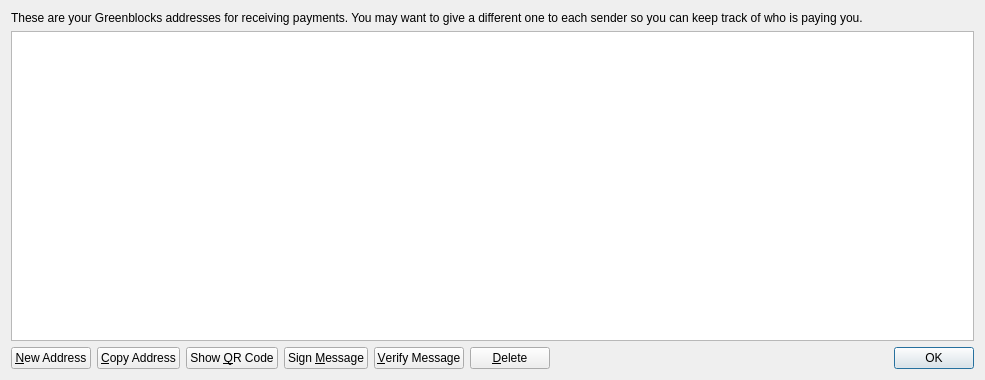
<?xml version="1.0" encoding="UTF-8"?>
<ui version="4.0">
 <class>AddressBookPage</class>
 <widget class="QWidget" name="AddressBookPage">
  <property name="geometry">
   <rect>
    <x>0</x>
    <y>0</y>
    <width>985</width>
    <height>380</height>
   </rect>
  </property>
  <property name="windowTitle">
   <string>Address Book</string>
  </property>
  <layout class="QVBoxLayout" name="verticalLayout">
   <item>
    <widget class="QLabel" name="labelExplanation">
     <property name="text">
      <string>These are your Greenblocks addresses for receiving payments. You may want to give a different one to each sender so you can keep track of who is paying you.</string>
     </property>
     <property name="textFormat">
      <enum>Qt::PlainText</enum>
     </property>
     <property name="wordWrap">
      <bool>true</bool>
     </property>
    </widget>
   </item>
   <item>
    <widget class="QTableView" name="tableView">
     <property name="contextMenuPolicy">
      <enum>Qt::CustomContextMenu</enum>
     </property>
     <property name="toolTip">
      <string>Double-click to edit address or label</string>
     </property>
     <property name="tabKeyNavigation">
      <bool>false</bool>
     </property>
     <property name="alternatingRowColors">
      <bool>true</bool>
     </property>
     <property name="selectionMode">
      <enum>QAbstractItemView::SingleSelection</enum>
     </property>
     <property name="selectionBehavior">
      <enum>QAbstractItemView::SelectRows</enum>
     </property>
     <property name="sortingEnabled">
      <bool>true</bool>
     </property>
     <attribute name="verticalHeaderVisible">
      <bool>false</bool>
     </attribute>
    </widget>
   </item>
   <item>
    <layout class="QHBoxLayout" name="horizontalLayout">
     <item>
      <widget class="QPushButton" name="newAddressButton">
       <property name="toolTip">
        <string>Create a new address</string>
       </property>
       <property name="text">
        <string>&amp;New Address</string>
       </property>
       <property name="icon">
        <iconset resource="../bitcoin.qrc">
         <normaloff>:/icons/add</normaloff>:/icons/add</iconset>
       </property>
      </widget>
     </item>
     <item>
      <widget class="QPushButton" name="copyToClipboard">
       <property name="toolTip">
        <string>Copy the currently selected address to the system clipboard</string>
       </property>
       <property name="text">
        <string>&amp;Copy Address</string>
       </property>
       <property name="icon">
        <iconset resource="../bitcoin.qrc">
         <normaloff>:/icons/editcopy</normaloff>:/icons/editcopy</iconset>
       </property>
      </widget>
     </item>
     <item>
      <widget class="QPushButton" name="showQRCode">
       <property name="text">
        <string>Show &amp;QR Code</string>
       </property>
       <property name="icon">
        <iconset resource="../bitcoin.qrc">
         <normaloff>:/icons/qrcode</normaloff>:/icons/qrcode</iconset>
       </property>
      </widget>
     </item>
     <item>
      <widget class="QPushButton" name="signMessage">
       <property name="toolTip">
        <string>Sign a message to prove you own a Greenblocks address</string>
       </property>
       <property name="text">
        <string>Sign &amp;Message</string>
       </property>
       <property name="icon">
        <iconset resource="../bitcoin.qrc">
         <normaloff>:/icons/edit</normaloff>:/icons/edit</iconset>
       </property>
      </widget>
     </item>
     <item>
      <widget class="QPushButton" name="verifyMessage">
       <property name="toolTip">
        <string>Verify a message to ensure it was signed with a specified Greenblocks address</string>
       </property>
       <property name="text">
        <string>&amp;Verify Message</string>
       </property>
       <property name="icon">
        <iconset resource="../bitcoin.qrc">
         <normaloff>:/icons/transaction_0</normaloff>:/icons/transaction_0</iconset>
       </property>
      </widget>
     </item>
     <item>
      <widget class="QPushButton" name="deleteButton">
       <property name="toolTip">
        <string>Delete the currently selected address from the list</string>
       </property>
       <property name="text">
        <string>&amp;Delete</string>
       </property>
       <property name="icon">
        <iconset resource="../bitcoin.qrc">
         <normaloff>:/icons/remove</normaloff>:/icons/remove</iconset>
       </property>
      </widget>
     </item>
     <item>
      <spacer name="horizontalSpacer">
       <property name="orientation">
        <enum>Qt::Horizontal</enum>
       </property>
       <property name="sizeHint" stdset="0">
        <size>
         <width>40</width>
         <height>20</height>
        </size>
       </property>
      </spacer>
     </item>
     <item>
      <widget class="QDialogButtonBox" name="buttonBox">
       <property name="sizePolicy">
        <sizepolicy hsizetype="Maximum" vsizetype="Fixed">
         <horstretch>0</horstretch>
         <verstretch>0</verstretch>
        </sizepolicy>
       </property>
       <property name="standardButtons">
        <set>QDialogButtonBox::Ok</set>
       </property>
      </widget>
     </item>
    </layout>
   </item>
  </layout>
 </widget>
 <resources>
  <include location="../bitcoin.qrc"/>
 </resources>
 <connections/>
</ui>
